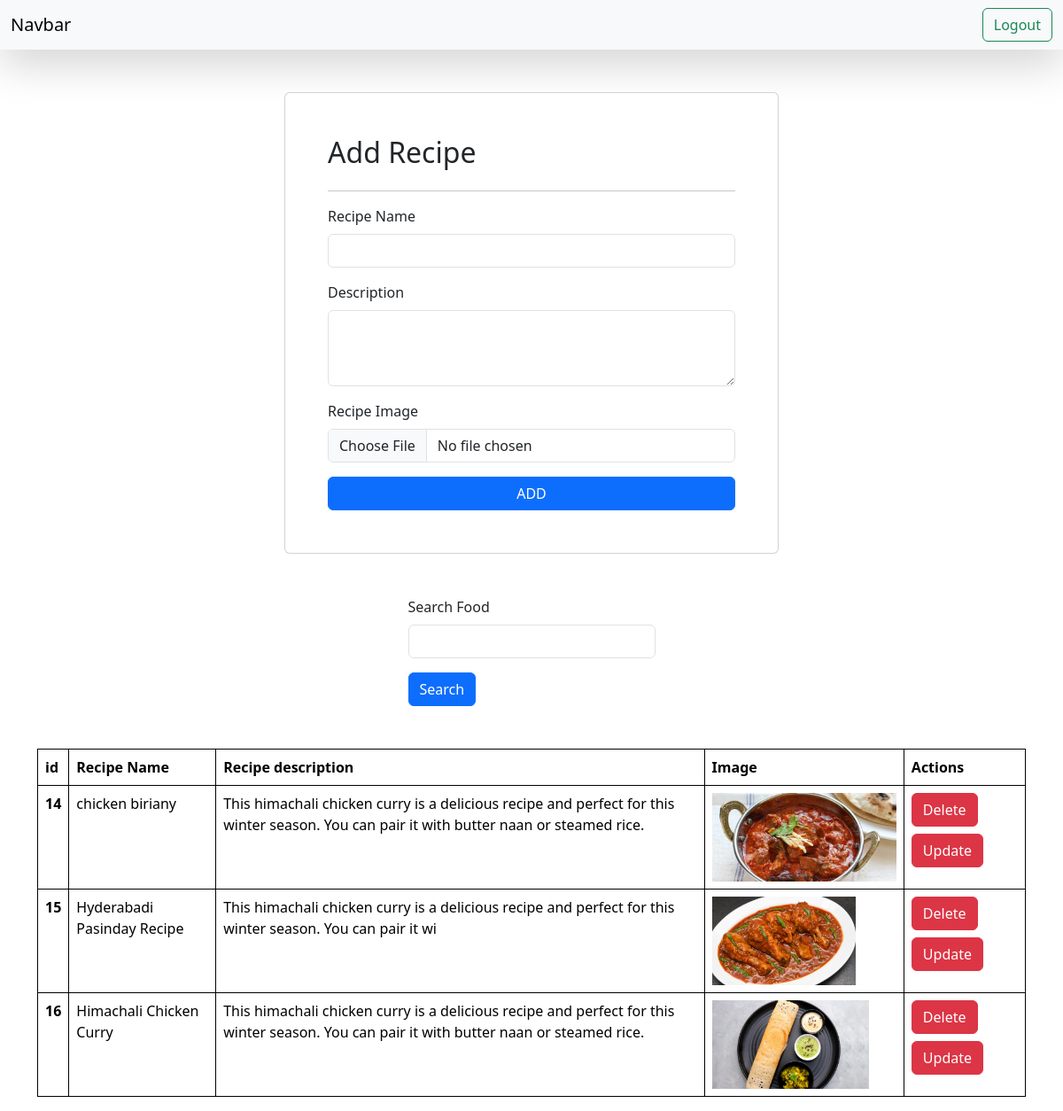
Page /recipes (signed in) on the committed database.
### vege/models.py (models this page shows)
class Recipe(models.Model):
    user = models.ForeignKey(User, on_delete=models.CASCADE,null=True)
    recipe_name = models.CharField(max_length=100)
    recipe_description = models.TextField()
    recipe_image = models.ImageField(upload_to="recipe")
    recipe_view_count = models.IntegerField(default=1)

### vege/views.py (the view, shortened to what this page needs)
# urls.py: path("recipes", recipes, name="recipes"),
@login_required(login_url="/login")
def recipes(request):
    queryset = Recipe.objects.all()
    if request.GET.get('search'):
        queryset = queryset.filter(recipe_name__icontains = request.GET.get("search"))
    context = {"recipes": queryset}
    return render(request, 'recipe.html', context)

### vege/templates/recipe.html (shortened to what this page needs)
{% extends "base.html" %}
{% block start %}
<div class="container mt-5">
    <form class="w-50 mx-auto card p-5" method="post" enctype="multipart/form-data">
        <h2>Add Recipe</h2>
        <hr>
        <div class="mb-3">
            <label for="exampleInputEmail1" class="form-label">Recipe Name</label>
            <input type="text" name="recipe_name" class="form-control" id="exampleInputEmail1" aria-describedby="emailHelp">
        </div>
        <div class="mb-3">
            <label for="exampleInputPassword1" class="form-label">Description</label>
            <textarea class="form-control" name="recipe_description" id="exampleFormControlTextarea1" rows="3"></textarea>
        </div>
        <div class="mb-3">
            <label for="exampleInputEmail1" class="form-label">Recipe Image</label>
            <input type="file" name="recipe_image" class="form-control" id="exampleInputEmail1" aria-describedby="emailHelp">
        </div>
        <button type="submit" class="btn btn-primary">ADD</button>
    </form>
    <div>
        <form class="w-25 mx-auto my-5">
            <div class="mb-3">
                <label for="exampleInputEmail1" class="form-label">Search Food</label>
                <input type="text" name="search" class="form-control" id="exampleInputEmail1" aria-describedby="emailHelp">
            </div>
            <button class="btn btn-primary">Search</button>
        </form>
    </div>
    <div>
        <table class="table mt-5">
            <thead>
              <tr>
                <th scope="col">id</th>
                <th scope="col">Recipe Name</th>
                <th scope="col">Recipe description</th>
                <th scope="col">Image</th>
                <th scope="col">Actions</th>
              </tr>
            </thead>
            <tbody>
                {% for recipe in recipes %}
              <tr>
                <th scope="row">{{recipe.id}}</th>
                <td>{{recipe.recipe_name}}</td>
                <td>{{recipe.recipe_description}}</td>
                <td>
                    <img src="/media/{{recipe.recipe_image}}" height="100" alt="img">
                </td>
                <td>
                    <a href="/recipes/{{recipe.id}}" class="btn btn-danger">Delete</a>
                    <a href="/update-recipes/{{recipe.id}}" class="btn btn-danger mt-2">Update</a>
                </td>
              </tr>
              {% endfor %}
            </tbody>
          </table>
    </div>
</div>
{% endblock %}

### home/templates/base.html (shortened to what this page needs)
<!DOCTYPE html>
<html lang="en">
<head>
    <link href="https://cdn.jsdelivr.net/npm/bootstrap@5.3.3/dist/css/bootstrap.min.css" rel="stylesheet">
</head>
<body>
    <nav class="navbar bg-body-tertiary shadow-lg">
        <div class="container-fluid">
          <a class="navbar-brand">Navbar</a>
            {% if request.user.is_authenticated %}
            <a href="/logout" class="btn btn-outline-success" type="submit">Logout</a>
            {% else %}
            <a href="/login" class="btn btn-outline-success" type="submit">Login</a>
            {% endif %}
        </div>
      </nav>
    {% block start %}
    {% endblock %}
</body>
</html>

### home/templates/base.html (style rules this page uses)
table, th, td { border: 1px solid black; }

### rows in the picture
Recipe: id "14", recipe_name "chicken biriany", recipe_description "This himachali chicken curry is a delicious recipe and perfect for this winter season. You can pair it with butter naan or steamed rice.", recipe_image (picture)
Recipe: id "15", recipe_name "Hyderabadi Pasinday Recipe", recipe_description "This himachali chicken curry is a delicious recipe and perfect for this winter season. You can pair it wi", recipe_image (picture)
Recipe: id "16", recipe_name "Himachali Chicken Curry", recipe_description "This himachali chicken curry is a delicious recipe and perfect for this winter season. You can pair it with butter naan or steamed rice.", recipe_image (picture)
